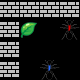

The image is a tile-based game level rendered from a .tmx file. Its description and complete source (layers, tilesets, objects, tile grids) follow:
An orthogonal 4x4 tile map with 20x20 px tiles, 1 tile layer (Calque 1), 5 tilesets.

<map version="1.0" orientation="orthogonal" width="4" height="4" tilewidth="20" tileheight="20">
 <tileset firstgid="1" name="Colony Blue" tilewidth="20" tileheight="20">
  <properties>
   <property name="collection" value="ant" />
   <property name="simulation" value="base" />
  </properties>
  <image source="tileset_colony_blue.png" width="160" height="200" />
  <tile id="0">
   <properties>
    <property name="object" value="ant" />
   </properties>
  </tile>
  <tile id="1">
   <properties>
    <property name="actions" value="die" />
    <property name="object" value="ant" />
   </properties>
  </tile>
  <tile id="2">
   <properties>
    <property name="object" value="egg" />
   </properties>
  </tile>
  <tile id="3">
   <properties>
    <property name="actions" value="clone" />
    <property name="object" value="egg" />
   </properties>
  </tile>
  <tile id="4">
   <properties>
    <property name="actions" value="clone(2)," />
    <property name="object" value="egg" />
   </properties>
  </tile>
  <tile id="5">
   <properties>
    <property name="actions" value="clone(3)" />
    <property name="object" value="egg" />
   </properties>
  </tile>
  <tile id="6">
   <properties>
    <property name="actions" value="clone(4)" />
    <property name="object" value="egg" />
   </properties>
  </tile>
  <tile id="7">
   <properties>
    <property name="actions" value="clone(5)" />
    <property name="object" value="egg" />
   </properties>
  </tile>
 </tileset>
 <tileset firstgid="81" name="Colony Red" tilewidth="20" tileheight="20">
  <properties>
   <property name="collection" value="ant" />
   <property name="simulation" value="base" />
  </properties>
  <image source="tileset_colony_red.png" width="160" height="200" />
  <tile id="0">
   <properties>
    <property name="object" value="ant" />
   </properties>
  </tile>
  <tile id="1">
   <properties>
    <property name="actions" value="die" />
    <property name="object" value="ant" />
   </properties>
  </tile>
  <tile id="2">
   <properties>
    <property name="object" value="egg" />
   </properties>
  </tile>
  <tile id="3">
   <properties>
    <property name="actions" value="clone" />
    <property name="object" value="egg" />
   </properties>
  </tile>
  <tile id="4">
   <properties>
    <property name="actions" value="clone(2)" />
    <property name="object" value="egg" />
   </properties>
  </tile>
  <tile id="5">
   <properties>
    <property name="actions" value="clone(3)" />
    <property name="object" value="egg" />
   </properties>
  </tile>
  <tile id="6">
   <properties>
    <property name="actions" value="clone(4)" />
    <property name="object" value="egg" />
   </properties>
  </tile>
  <tile id="7">
   <properties>
    <property name="actions" value="clone(5)" />
    <property name="object" value="egg" />
   </properties>
  </tile>
 </tileset>
 <tileset firstgid="161" name="Colony Green" tilewidth="20" tileheight="20">
  <properties>
   <property name="collection" value="ant" />
   <property name="simulation" value="base" />
  </properties>
  <image source="tileset_colony_green.png" width="160" height="200" />
  <tile id="0">
   <properties>
    <property name="object" value="ant" />
   </properties>
  </tile>
  <tile id="1">
   <properties>
    <property name="actions" value="die" />
    <property name="object" value="ant" />
   </properties>
  </tile>
  <tile id="2">
   <properties>
    <property name="object" value="egg" />
   </properties>
  </tile>
  <tile id="3">
   <properties>
    <property name="actions" value="clone" />
    <property name="object" value="egg" />
   </properties>
  </tile>
  <tile id="4">
   <properties>
    <property name="actions" value="clone(2)" />
    <property name="object" value="egg" />
   </properties>
  </tile>
  <tile id="5">
   <properties>
    <property name="actions" value="clone(3)" />
    <property name="object" value="egg" />
   </properties>
  </tile>
  <tile id="6">
   <properties>
    <property name="actions" value="clone(4)" />
    <property name="object" value="egg" />
   </properties>
  </tile>
  <tile id="7">
   <properties>
    <property name="actions" value="clone(5)" />
    <property name="object" value="egg" />
   </properties>
  </tile>
 </tileset>
 <tileset firstgid="241" name="Environment" tilewidth="20" tileheight="20">
  <properties>
   <property name="collection" value="env" />
   <property name="simulation" value="base" />
  </properties>
  <image source="environment.png" width="160" height="200" />
  <tile id="0">
   <properties>
    <property name="object" value="rock" />
   </properties>
  </tile>
  <tile id="1">
   <properties>
    <property name="object" value="food" />
   </properties>
  </tile>
 </tileset>
 <tileset firstgid="321" name="TEST" tilewidth="20" tileheight="20">
  <properties>
   <property name="simulation" value="base" />
  </properties>
  <image source="tileset_colony.png" width="160" height="200" />
  <tile id="1">
   <properties>
    <property name="collection" value="ant" />
    <property name="object" value="ant" />
   </properties>
  </tile>
 </tileset>
 <layer name="Calque 1" width="4" height="4">
  <data>
   <tile gid="241" />
   <tile gid="241" />
   <tile gid="241" />
   <tile gid="241" />
   <tile gid="241" />
   <tile gid="242" />
   <tile gid="0" />
   <tile gid="81" />
   <tile gid="241" />
   <tile gid="0" />
   <tile gid="0" />
   <tile gid="0" />
   <tile gid="241" />
   <tile gid="0" />
   <tile gid="1" />
   <tile gid="0" />
  </data>
 </layer>
</map>
